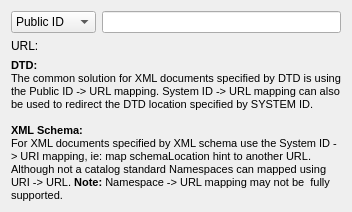
<?xml version="1.0" encoding="UTF-8"?>
<ui version="4.0">
 <class>AddSchemaForm</class>
 <widget class="QWidget" name="AddSchemaForm">
  <property name="geometry">
   <rect>
    <x>0</x>
    <y>0</y>
    <width>352</width>
    <height>212</height>
   </rect>
  </property>
  <property name="minimumSize">
   <size>
    <width>350</width>
    <height>200</height>
   </size>
  </property>
  <property name="windowTitle">
   <string>Form</string>
  </property>
  <layout class="QVBoxLayout" name="verticalLayout" stretch="0,100">
   <item>
    <layout class="QGridLayout" name="gridLayout">
     <item row="0" column="0">
      <widget class="QComboBox" name="idCbx">
       <item>
        <property name="text">
         <string notr="true">Public ID</string>
        </property>
       </item>
       <item>
        <property name="text">
         <string notr="true">System ID</string>
        </property>
       </item>
       <item>
        <property name="text">
         <string notr="true">URI</string>
        </property>
       </item>
      </widget>
     </item>
     <item row="0" column="1">
      <widget class="QLineEdit" name="idEdt"/>
     </item>
     <item row="1" column="0">
      <widget class="QLabel" name="label">
       <property name="text">
        <string>URL:</string>
       </property>
      </widget>
     </item>
     <item row="1" column="1">
      <layout class="QHBoxLayout" name="horizontalLayout">
       <item>
        <widget class="KUrlRequester" name="uriEdt"/>
       </item>
      </layout>
     </item>
    </layout>
   </item>
   <item>
    <widget class="QLabel" name="label_2">
     <property name="text">
      <string>&lt;!DOCTYPE HTML PUBLIC &quot;-//W3C//DTD HTML 4.0//EN&quot; &quot;http://www.w3.org/TR/REC-html40/strict.dtd&quot;&gt;
&lt;html&gt;&lt;head&gt;&lt;meta name=&quot;qrichtext&quot; content=&quot;1&quot; /&gt;&lt;style type=&quot;text/css&quot;&gt;
p, li { white-space: pre-wrap; }
&lt;/style&gt;&lt;/head&gt;&lt;body style=&quot; font-family:'Sans Serif'; font-size:8pt; font-weight:400; font-style:normal;&quot;&gt;
&lt;p style=&quot; margin-top:0px; margin-bottom:0px; margin-left:0px; margin-right:0px; -qt-block-indent:0; text-indent:0px;&quot;&gt;&lt;span style=&quot; font-weight:600;&quot;&gt;DTD:&lt;/span&gt;&lt;/p&gt;
&lt;p style=&quot; margin-top:0px; margin-bottom:0px; margin-left:0px; margin-right:0px; -qt-block-indent:0; text-indent:0px;&quot;&gt;The common solution for XML documents specified by DTD is using the Public ID -&amp;gt; URL mapping. System ID -&amp;gt; URL mapping can also be used to redirect the DTD location specified by SYSTEM ID.&lt;/p&gt;
&lt;p style=&quot;-qt-paragraph-type:empty; margin-top:0px; margin-bottom:0px; margin-left:0px; margin-right:0px; -qt-block-indent:0; text-indent:0px;&quot;&gt;&lt;/p&gt;
&lt;p style=&quot; margin-top:0px; margin-bottom:0px; margin-left:0px; margin-right:0px; -qt-block-indent:0; text-indent:0px;&quot;&gt;&lt;span style=&quot; font-weight:600;&quot;&gt;XML Schema:&lt;/span&gt;&lt;/p&gt;
&lt;p style=&quot; margin-top:0px; margin-bottom:0px; margin-left:0px; margin-right:0px; -qt-block-indent:0; text-indent:0px;&quot;&gt;For XML documents specified by XML schema use the System ID -&amp;gt; URI mapping, ie: map schemaLocation hint to another URL. Although not a catalog standard Namespaces can mapped using URI -&amp;gt; URL. &lt;span style=&quot; font-weight:600;&quot;&gt;Note: &lt;/span&gt;Namespace -&amp;gt; URL mapping may not be  fully supported.&lt;/p&gt;&lt;/body&gt;&lt;/html&gt;</string>
     </property>
     <property name="wordWrap">
      <bool>true</bool>
     </property>
    </widget>
   </item>
  </layout>
 </widget>
 <customwidgets>
  <customwidget>
   <class>KUrlRequester</class>
   <extends>QFrame</extends>
   <header>kurlrequester.h</header>
  </customwidget>
 </customwidgets>
 <resources/>
 <connections/>
</ui>
